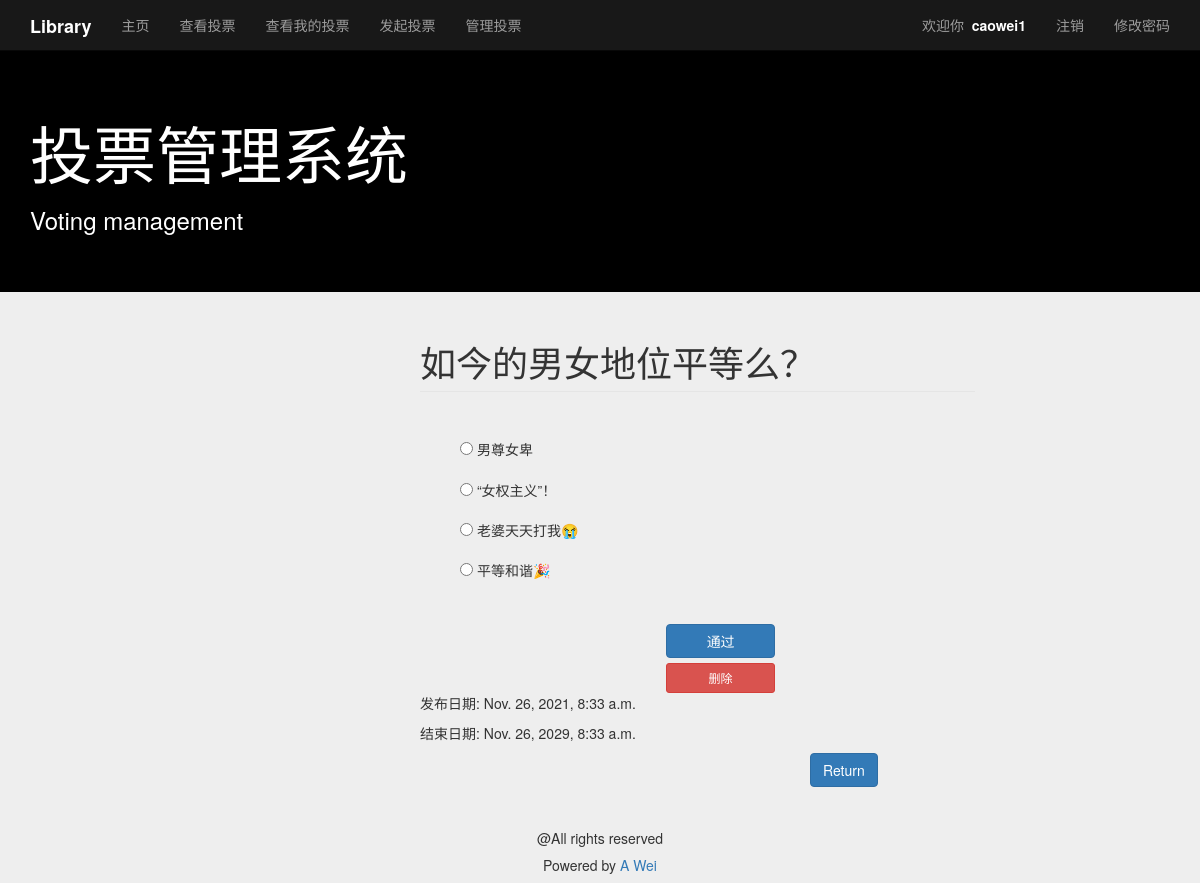
/tes/polls_audit_detail/4/ (signed in), run on the app's committed database.
### tes/models.py (models this page shows, shortened)
class Question(models.Model):
    author_name = models.ForeignKey(User, on_delete=models.CASCADE, verbose_name='作者')
    question_text = models.CharField(max_length=200)
    ready = models.IntegerField(default=0)  # 管理员审核  如果可以，ready 加 1 。显示在投票系统中。
    created_datetime = models.DateTimeField(auto_now_add=True, verbose_name='创建时间')
    end_date = models.DateTimeField(null=True, blank=True, verbose_name='结束日期')
    objects = None

class Choice(models.Model):
    question = models.ForeignKey(Question, on_delete=models.CASCADE)
    choice_text = models.CharField(max_length=200)
    votes = models.IntegerField(default=0)

### tes/views.py (the view)
# urls.py: path('polls_audit_detail/<int:questions_id>/', views.polls_audit_detail,name='polls_audit_detail')
@user_passes_test(lambda u: u.is_staff)
def polls_audit_detail(request, questions_id=1):
    user = request.user
    question = get_object_or_404(Question, pk=questions_id)
    content = {
        'user': user,
        'active_menu': 'view_book',
        'question': question
    }
    return render(request, 'tes/polls_audit_detail.html', content)

### tes/templates/tes/polls_audit_detail.html (shortened to what this page needs)
{% extends "tes/base.html" %}
{% block content %}
<div class="container">
    <div class="row">
        <div class="col-md-6 col-md-offset-4">
            <form action="{% url 'audit' question.id %}" method="post">
                <fieldset>
                    <legend><h1 class="text-left">{{ question.question_text }}</h1></legend>
                    <br>
                    <ul>
                        {% for choice in question.choice_set.all %}
                        <input type="radio" name="choice" id="choice_{{ choice.id }}"
                               value="{{choice.id}}">
                        <label for="choice_{{ choice.id }}"><h5>{{ choice.choice_text}}</h5></label>
                        {% endfor %}
                    </ul>
                    <div class="col-md-3 col-md-offset-5">
                        <a href="{% url 'audit' question.id %}" class="btn btn btn-primary btn-block" type="submit">通过</a>
                        <a href="{% url 'audit_del' question.id %}" class="btn btn-sm btn-danger btn-block " type="submit">删除</a>
                    </div>
                </fieldset>
                <p>发布日期: {{ question.created_datetime }}</p>
                <p>结束日期: {{ question.end_date }}</p>
            </form>
        </div>
        <div class="form-group">
            <div class="col-md-1 col-md-offset-8">
                <a class="btn btn btn-primary btn-block"
                   href="{% url 'polls_audit'  %}">Return</a>
            </div>
        </div>
    </div>
</div>
{% endblock %}

### tes/templates/tes/base.html (shortened to what this page needs)
<!DOCTYPE html>
<html lang="zh-cn">
<head>
    {% load static %}
    <link rel="stylesheet" type="text/css" href="{% static 'css/bootstrap.min.css'%}">
    <link rel="stylesheet" type="text/css" href="{% static 'css/base.css'%}">
</head>
<body>
<nav style="background-color:#181818;" class="navbar navbar-inverse navbar-fixed-top" role="navigation">
    <div  class="container">
        <div class="navbar-header">
            <a style="color:#FFF" href="{% url 'homepage' %}" class="navbar-brand"><strong>Library</strong></a>
        </div>
        <div id='collapse' class='collapse navbar-collapse'>
                <ul class="nav navbar-nav">
                    <li style="color:#A9A9A9"  id="homepage"><a href="{% url 'homepage' %}">主页</a></li>
                    {% if user.is_active %}
                        <li id="view_polls"><a href="{% url 'polls_list' %}">查看投票</a></li>
                        <li id="view_polls_my"><a href="{% url 'polls_list_my' %}">查看我的投票</a> </li>
                        <li id="add_polls"><a href="{% url 'add_polls' %}">发起投票</a> </li>
                        {% if user.is_staff %}
                            <li id="polls_audit"><a href="{% url 'polls_audit' %}">管理投票</a></li>
                        {% endif %}
                    {% endif %}
                </ul>
                <ul class="nav navbar-nav navbar-right">
                    {% if user.is_active %}
                        <li><p class="navbar-text">欢迎你&nbsp;&nbsp;<span id="base_name">{{ user.username }}</span></p>
                        </li>
                        <li><a href="{% url 'logout' %}">注销</a></li>
                        <li><a href="{% url 'change_password' %}" autofocus>修改密码</a></li>
                    {% else %}
                        <li><a href="{% url 'sign_up' %}">注册</a></li>
                        <li><a href="{% url 'login' %}">登录</a></li>
                    {% endif %}
                </ul>
        </div>
    </div>
</nav>
<header style="background-color:#000000;" class="jumbotron subhead" id="header-base">
    <div  class="container">
        <h1 style="color:#FFF">投票管理系统</h1>
        <h3 style="color:#FFF">Voting management</h3>
    </div>
</header>
{% block content %}{% endblock %}
<footer class="footer" role="contentinfo">
    <hr>
    <div class="container">
        <p class="text-center">@All rights reserved</p>
        <h5 class="text-center"> Powered by&nbsp;<a href="https://www.baidu.com">A Wei</a></h5>
    </div>
</footer>
</body>
</html>

### tes/static/css/base.css (style rules this page uses)
body { padding-top:50px; background-color: #eeeeee; }
#header-base { background-color: #000; color:#fff; }
#base_name { color: #fff; font-weight: bold; }

### data on the page
Question: question_text "如今的男女地位平等么？", created_datetime "Nov. 26, 2021, 8:33 a.m.", end_date "Nov. 26, 2029, 8:33 a.m."
Choice: choice_text "男尊女卑"
Choice: choice_text "“女权主义”！"
Choice: choice_text "老婆天天打我😭"
Choice: choice_text "平等和谐🎉"

### other printed values
{{ user.username }} "caowei1"
